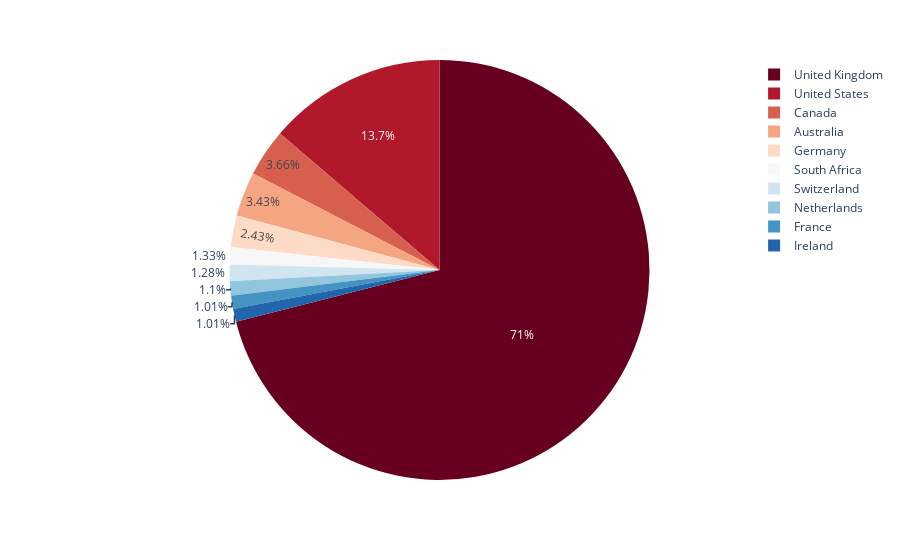

Notebook code for this chart:
### Code cell
px.pie(top10_counts, 
                        names = 'country',
                        values = 'count',
                        color_discrete_sequence = px.colors.sequential.RdBu)

### Figure 1 — Plotly figure (JSON) as saved in the notebook; plotly's stock layout.template omitted (floating-point values rounded to 4 significant figures)
{"data": [{"domain": {"x": [0, 1], "y": [0, 1]}, "hovertemplate": "country=%{label}<br>count=%{value}<extra></extra>", "labels": ["Australia", "Canada", "France", "Germany", "Ireland", "Netherlands", "South Africa", "Switzerland", "United Kingdom", "United States"], "legendgroup": "", "name": "", "showlegend": true, "type": "pie", "values": [75, 80, 22, 53, 22, 24, 29, 28, 1552, 300]}], "layout": {"legend": {"tracegroupgap": 0}, "margin": {"t": 60}, "piecolorway": ["rgb(103,0,31)", "rgb(178,24,43)", "rgb(214,96,77)", "rgb(244,165,130)", "rgb(253,219,199)", "rgb(247,247,247)", "rgb(209,229,240)", "rgb(146,197,222)", "rgb(67,147,195)", "rgb(33,102,172)", "rgb(5,48,97)"]}}
